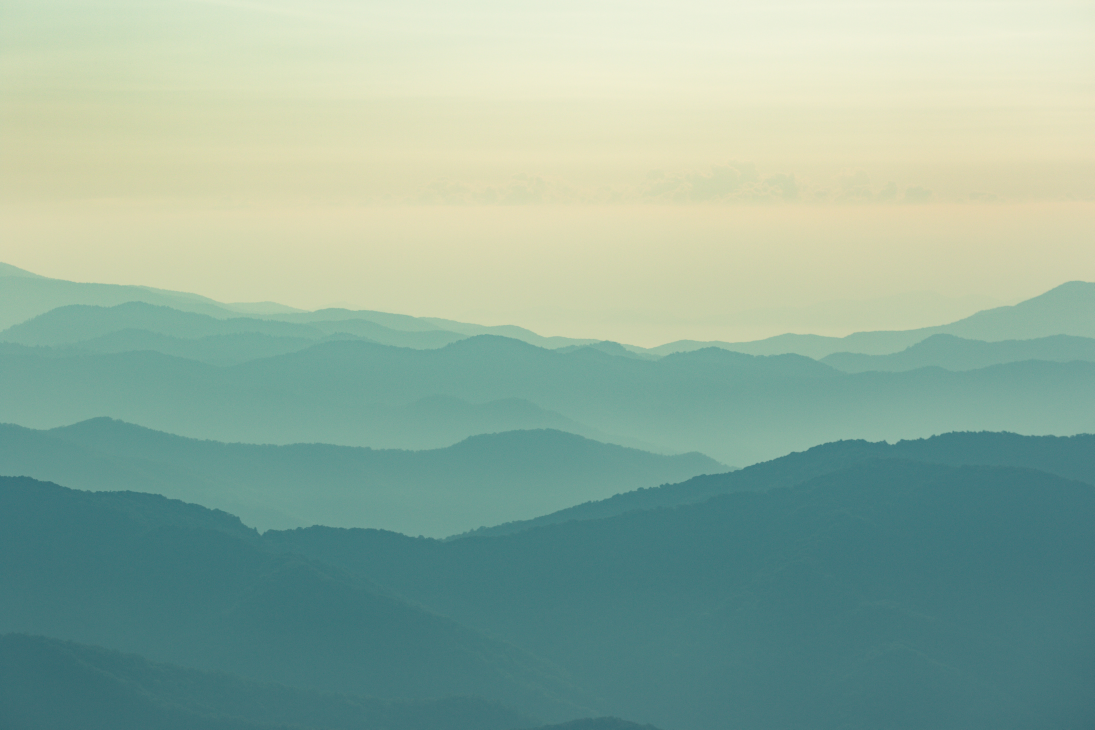
#> input picture photo-1532009324734-20a7a5813719.jpg, 5472 x 3648 px, found by its file name (shown at 1/5 size); the run also reads 2 pictures not shown here
$ python learn_mprocessing.py
#> lines starting #> are read from the running program, lines starting #| are printed output that depends on the picture
import concurrent.futures
import time
from PIL import Image, ImageFilter

start = time.perf_counter()

size = (1200, 1200)

img_names = [
    'photo-1532009324734-20a7a5813719.jpg',
    'photo-1516117172878-fd2c41f4a759.jpg',
    'photo-1524429656589-6633a470097c.jpg',
    'photo-1530224264768-7ff8c1789d79.jpg',
    'photo-1564135624576-c5c88640f235.jpg',
    'photo-1541698444083-023c97d3f4b6.jpg',
    'photo-1522364723953-452d3431c267.jpg',
    'photo-1493976040374-85c8e12f0c0e.jpg',
    'photo-1504198453319-5ce911bafcde.jpg',
]


def process_image(img_name):
#> called with img_name = 'photo-1532009324734-20a7a5813719.jpg'
    try:
        image = Image.open(img_name)
#> image is the input picture: PIL image 5472x3648 RGB; mean R, G, B 145.4, 174.1, 157.6
        image = image.filter(ImageFilter.GaussianBlur(15))
        image.thumbnail(size)
#> image: PIL image 1200x800 RGB
        image.save(f'processed/{img_name}')
        print('Image was processed')
    except:
        print('Processing failed')


with concurrent.futures.ProcessPoolExecutor() as executor:
    executor.map(process_image, img_names)
#> call 3 of process_image, with img_name = 'photo-1524429656589-6633a470097c.jpg'
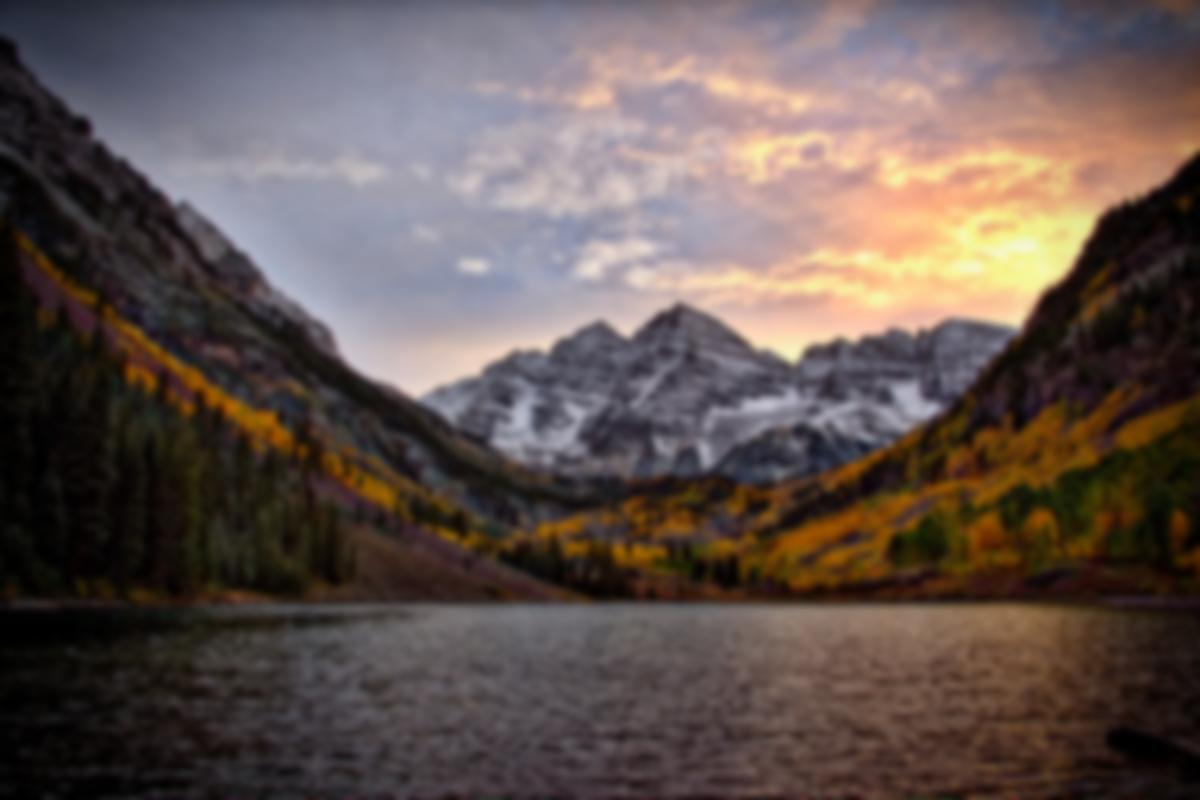
#> input picture processed/photo-1524429656589-6633a470097c.jpg, 1200 x 800 px, found by its file name
#> in process_image, image is the input picture: PIL image 1200x800 RGB; mean R, G, B 98.4, 84.6, 79.9
#> call 4 of process_image, with img_name = 'photo-1530224264768-7ff8c1789d79.jpg'
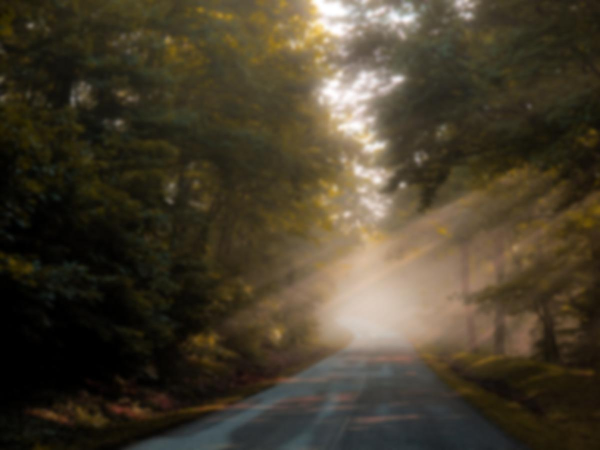
#> input picture processed/photo-1530224264768-7ff8c1789d79.jpg, 1200 x 900 px, found by its file name (shown at 1/2 size)
#> in process_image, image is the input picture: PIL image 1200x900 RGB; mean R, G, B 70.5, 61.6, 44.1
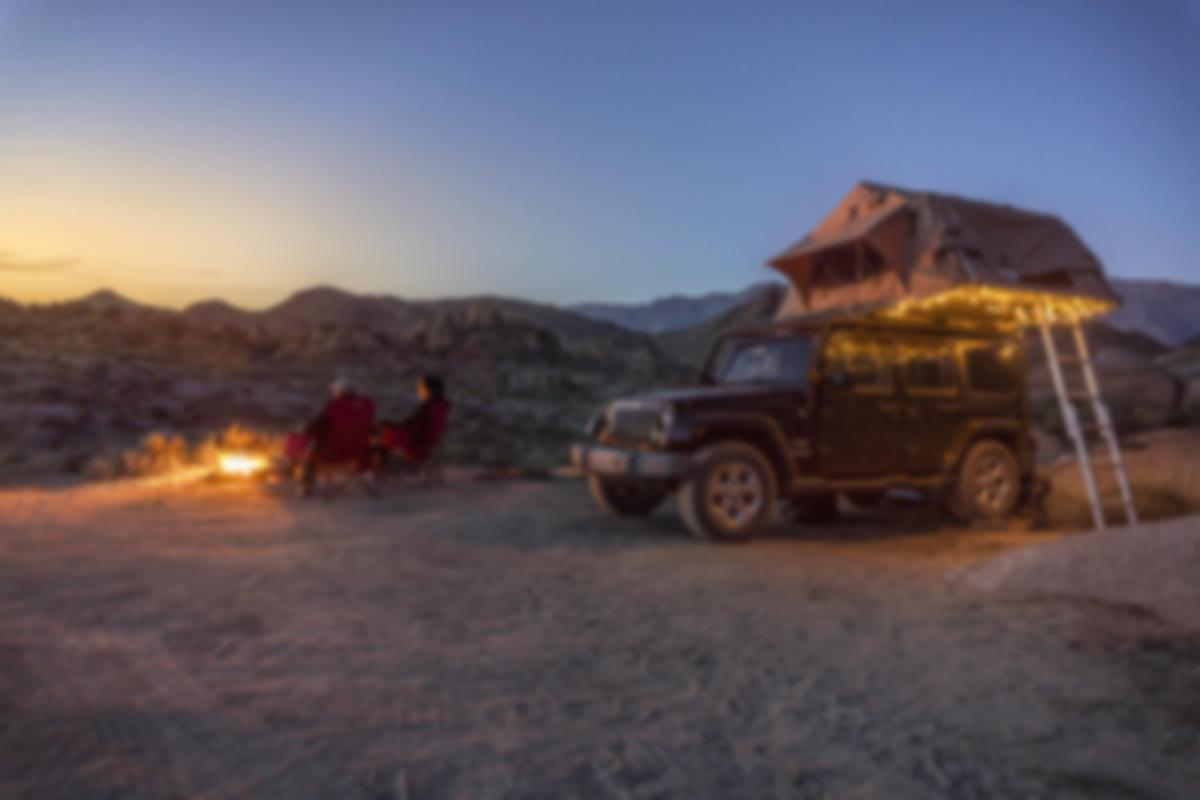
#> input picture processed/photo-1564135624576-c5c88640f235.jpg, 1200 x 800 px, found by its file name
#> in process_image, image is the input picture: PIL image 1200x800 RGB; mean R, G, B 98.4, 91.1, 99.7
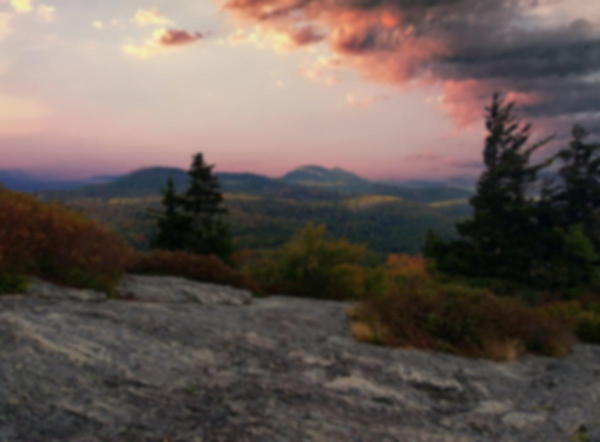
#> input picture processed/photo-1541698444083-023c97d3f4b6.jpg, 1200 x 884 px, found by its file name (shown at 1/2 size)
#> in process_image, image is the input picture: PIL image 1200x884 RGB; mean R, G, B 101.7, 89.4, 84
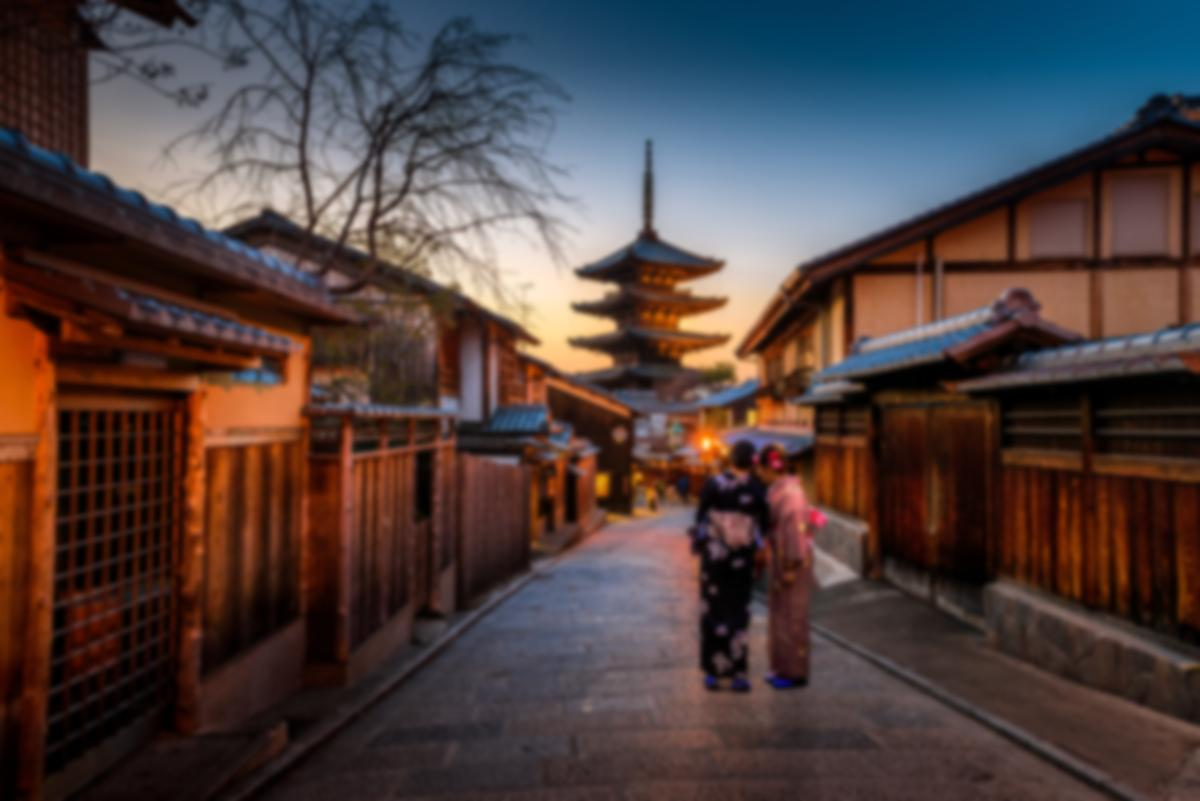
#> input picture processed/photo-1493976040374-85c8e12f0c0e.jpg, 1200 x 801 px, found by its file name
#> in process_image, image is the input picture: PIL image 1200x801 RGB; mean R, G, B 78.9, 64.6, 63.3
#> in process_image (call 9), `image = image.filter(ImageFilter.GaussianBlur(15))`:
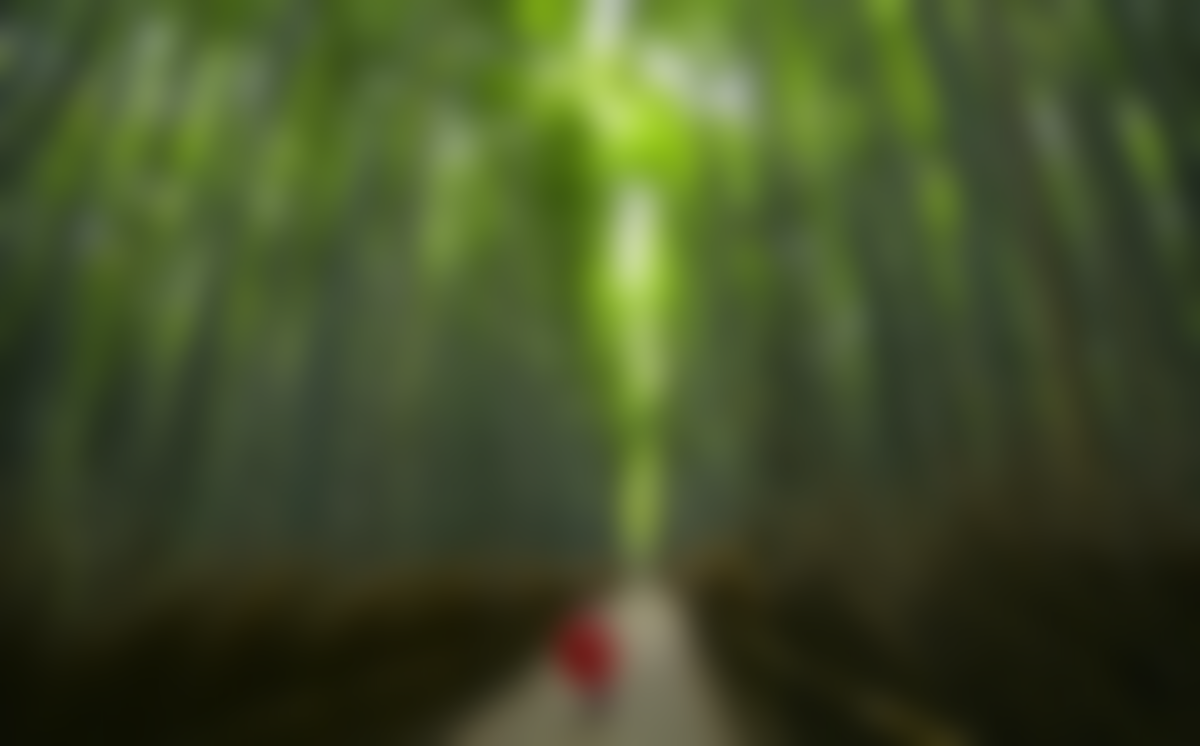
#> image: PIL image 1200x746 RGB; mean R, G, B 66.2, 78.6, 40.7


finish = time.perf_counter()

print(f'It took {round(finish-start, 3)} to finish')
